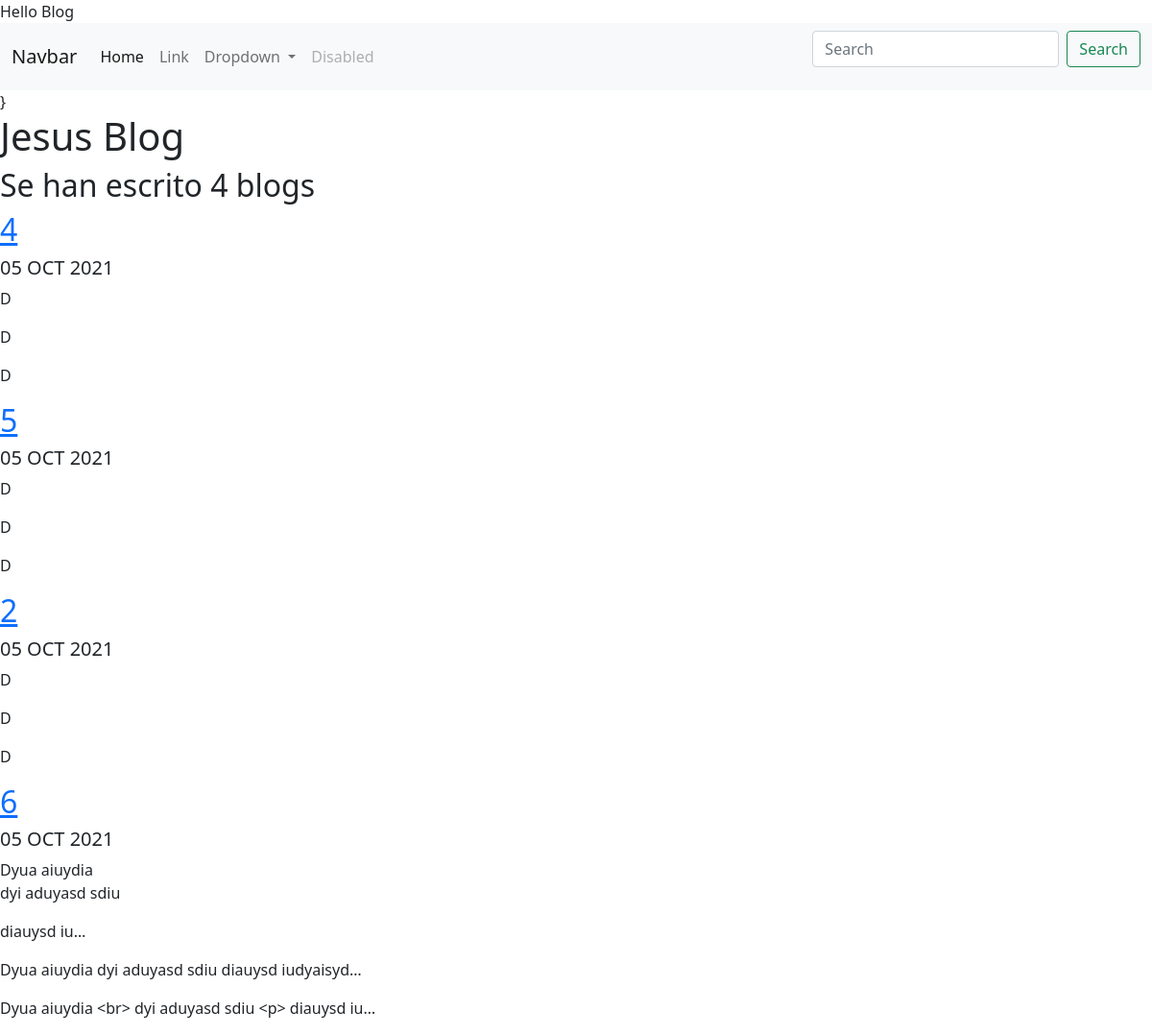
Screenshot of /blog/ with the database file from the repository.
### blog/models.py (models this page shows, shortened)
class Blog(models.Model):
    titulo = models.CharField(max_length=200)
    descripcion = models.TextField(blank=True, default="D")
    date = models.DateField(blank=True, default=date.today)
    date2 = models.DateField(blank=True, auto_now_add=True)

### blog/views.py (the view)
# urls.py: path('', views.all_blogs, name='all_blogs'),
def all_blogs(request):
    blogs = Blog.objects.order_by('-date')[:5]
    return render(request,'blog/all_blogs.html', {'blogs':blogs})

### blog/templates/blog/all_blogs.html (shortened to what this page needs)
{% extends 'portfolio/base.html' %}
{% block content%}}
<h1>Jesus Blog</h1>
<h2>Se han escrito {{blogs.count}} blogs</h2>
{% for blog in blogs %}
  <a href="{% url 'blog:detail' blog.id %}"><h2>{{blog.titulo}}</h2></a>
  <h5>{{blog.date|date:'d M Y '|upper}}</h5>
  <p> {{blog.descripcion|safe| truncatechars:50}} </p>
  <p> {{blog.descripcion|striptags| truncatechars:50}} </p>
  <p> {{blog.descripcion| truncatechars:50}} </p>
  {%  endfor %}
  {% endblock%}

### rows the page displays
Blog: titulo "4", date "05 OCT 2021", descripcion "D"
Blog: titulo "5", date "05 OCT 2021", descripcion "D"
Blog: titulo "2", date "05 OCT 2021", descripcion "D"
Blog: titulo "6", date "05 OCT 2021", descripcion "Dyua aiuydia dyi aduyasd sdiu diauysd iu…", descripcion "Dyua aiuydia dyi aduyasd sdiu diauysd iudyaisyd…", descripcion "Dyua aiuydia <br> dyi aduyasd sdiu <p> diauysd iu…"

### other values shown
{{ blogs.count }} "4"
